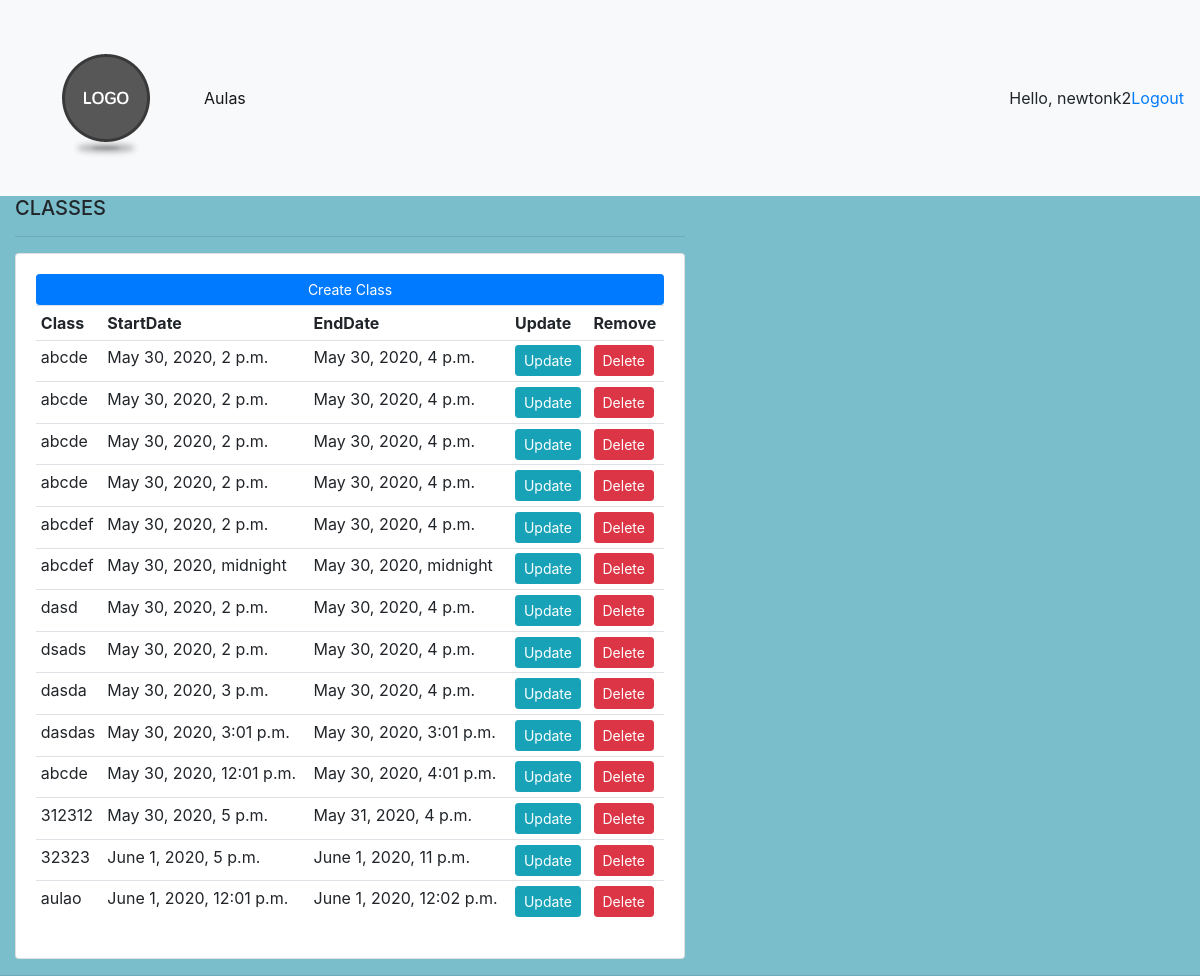
Screenshot of /dashboard_professor/ (signed in) with the database file from the repository.
### account/models.py (models this page shows, shortened)
class Account(AbstractBaseUser):
    email        = models.EmailField(verbose_name="email", max_length=60, unique=True)
    username     = models.CharField(max_length=30, unique=True)
    date_joined  = models.DateTimeField(verbose_name='date joined', auto_now_add=True)
    last_login   = models.DateTimeField(verbose_name='last login', auto_now=True)
    is_admin     = models.BooleanField(default=False)
    is_active    = models.BooleanField(default=True)
    is_staff     = models.BooleanField(default=False)
    function     = models.CharField(
        choices=(
            ('Student','Student'),
            ('Professor','Professor'),
        ),
        max_length=20,
        verbose_name='Function',
        default='Student'
    )
    USERNAME_FIELD = 'email'
    REQUIRED_FIELDS = ['username']
    objects = MyAccountManager()

class Class(models.Model):
    user = models.ForeignKey(Account, verbose_name="user", null=True, on_delete=models.SET_NULL)
    class_name = models.CharField(max_length=200, null=True)
    start_date = models.DateTimeField(null=True)
    end_date = models.DateTimeField(null=True)

### account/views.py (the view)
# urls.py: path('dashboard_professor/', views.dashboard_professor, name="dashboard_professor"),
@login_required(login_url='login')
def dashboard_professor(request):
    if request.user.is_authenticated:
        if request.user.function == "Student":
            return redirect('dashboard_student')
    classes = Class.objects.filter(user=request.user)
    context = {'classes': classes}
    return render(request, 'accounts/dashboard_professor.html', context)

### account/templates/accounts/dashboard_professor.html
{%  extends 'accounts/main_professor_page.html' %}
{% load static %}
{% block content %}
<div class="col-md-7">
		<h5>CLASSES</h5>
		<hr>
		<div class="card card-body">
			<a class="btn btn-primary  btn-sm btn-block" href="{% url 'create_class' %}">Create Class</a>
			<table class="table table-sm">
				<tr>
					<th>Class</th>
					<th>StartDate</th>
					<th>EndDate</th>
					<th>Update</th>
					<th>Remove</th>
				</tr>
				{% for class in classes %}
					<tr>
						<td>{{class.class_name}}</td>
						<td>{{class.start_date}}</td>
						<td>{{class.end_date}}</td>
						<td><a class="btn btn-sm btn-info" href="{% url 'update_class' class.id %}">Update</a></td>
						<td><a class="btn btn-sm btn-danger" href="{% url 'delete_class' class.id %}">Delete</a></td>
					</tr>
				{% endfor %}
			</table>
		</div>
	</div>
{% endblock %}

### account/templates/accounts/main_professor_page.html (shortened to what this page needs)
{% load static %}
<!DOCTYPE html>
<html>
<head>
	<link rel="stylesheet" href="https://stackpath.bootstrapcdn.com/bootstrap/4.1.3/css/bootstrap.min.css">
	<link rel="stylesheet" href="https://use.fontawesome.com/releases/v5.6.1/css/all.css">
	<link rel="stylesheet" type="text/css" href="{% static '/css/main.css' %}">
</head>
<body>
	{% include 'accounts/professornavbar.html' %}
	{% block content %}
	{% endblock %}
</body>
</html>

### account/templates/accounts/professornavbar.html (shortened to what this page needs)
{% load static %}
<nav class="navbar navbar-expand-lg navbar-light bg-light">
  <img src="{% static 'images/logo.png' %}">
  <div class="collapse navbar-collapse" id="navbarNav">
    <ul class="navbar-nav">
      <li class="nav-item active">
        <a class="nav-link" href="/dashboard_professor/">Aulas</a>
      </li>
    </ul>
  </div>
    <span class="hello-msg">Hello, {{request.user.username}}</span>
    <span ><a  class="hello-msg" href="{% url 'logout' %}">Logout</a></span>
</nav>

### static/css/main.css (style rules this page uses)
body, html { margin: 0; padding: 0; height: 100%; background: #7abecc !important; }

### rows the page displays
Account: user.username "newtonk2"
Class: class_name "abcde", start_date "May 30, 2020, 2 p.m.", end_date "May 30, 2020, 4 p.m."
Class: class_name "abcde", start_date "May 30, 2020, 2 p.m.", end_date "May 30, 2020, 4 p.m."
Class: class_name "abcde", start_date "May 30, 2020, 2 p.m.", end_date "May 30, 2020, 4 p.m."
Class: class_name "abcde", start_date "May 30, 2020, 2 p.m.", end_date "May 30, 2020, 4 p.m."
Class: class_name "abcdef", start_date "May 30, 2020, 2 p.m.", end_date "May 30, 2020, 4 p.m."
Class: class_name "abcdef", start_date "May 30, 2020, midnight", end_date "May 30, 2020, midnight"
Class: class_name "dasd", start_date "May 30, 2020, 2 p.m.", end_date "May 30, 2020, 4 p.m."
Class: class_name "dsads", start_date "May 30, 2020, 2 p.m.", end_date "May 30, 2020, 4 p.m."
Class: class_name "dasda", start_date "May 30, 2020, 3 p.m.", end_date "May 30, 2020, 4 p.m."
Class: class_name "dasdas", start_date "May 30, 2020, 3:01 p.m.", end_date "May 30, 2020, 3:01 p.m."
Class: class_name "abcde", start_date "May 30, 2020, 12:01 p.m.", end_date "May 30, 2020, 4:01 p.m."
Class: class_name "312312", start_date "May 30, 2020, 5 p.m.", end_date "May 31, 2020, 4 p.m."
Class: class_name "32323", start_date "June 1, 2020, 5 p.m.", end_date "June 1, 2020, 11 p.m."
Class: class_name "aulao", start_date "June 1, 2020, 12:01 p.m.", end_date "June 1, 2020, 12:02 p.m."
